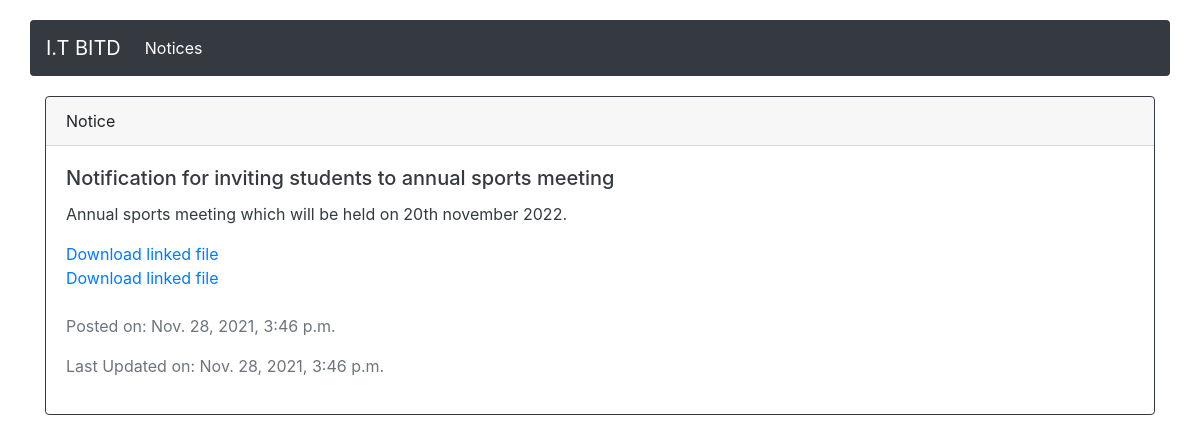
The app's page /notices/1, older data.
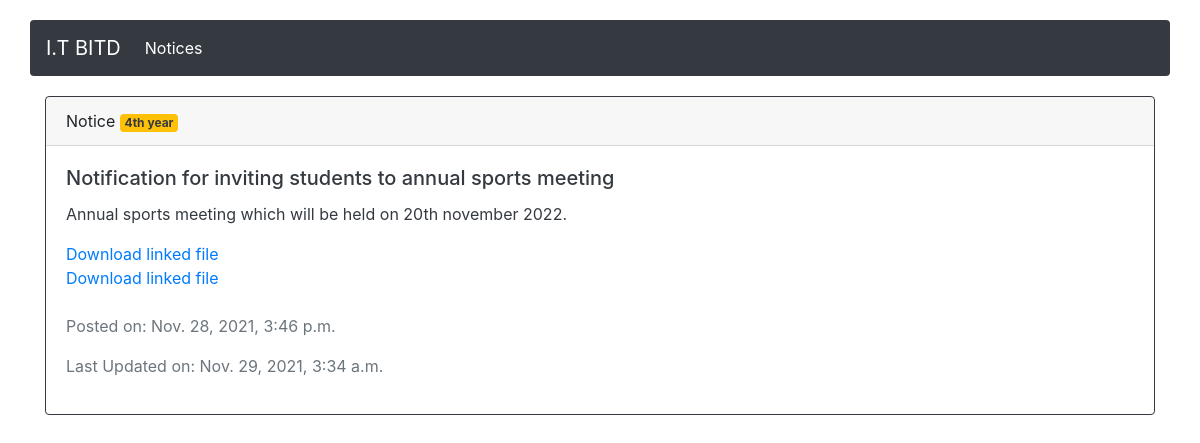
The same page, newer data.
### notices/models.py (models this page shows, shortened)
class NoticeFile(models.Model):
    file = models.FileField(upload_to="uploads/files", blank=True, null=True)
    notice = models.ForeignKey("Notice", on_delete=models.CASCADE)

class Notice(models.Model):
    title = models.CharField(max_length=256)
    content = models.TextField(null=True, blank=True)
    posted_on = models.DateTimeField(auto_now_add=True)
    updated_on = models.DateTimeField(auto_now=True)
    tags = models.ManyToManyField(YearTag, related_name="notices")

### core/models.py (models this page shows, shortened)
class YearTag(models.Model):
    title = models.CharField(max_length=16)
    year = models.IntegerField()

### notices/views.py (the view)
# urls.py: path("<int:pk>", views.NoticeDetailView.as_view(), name="notice_detail"),
class NoticeDetailView(DetailView):
    model = Notice
    template_name = "notices/detail.html"
    def get_context_data(self, **kwargs):
        context = super().get_context_data(**kwargs)
        context["files"] = NoticeFile.objects.filter(notice=self.object)
        return context

### notices/templates/notices/detail.html (shortened to what this page needs)
{% extends "base.html" %}
{% block content %}
<div class="card border-dark mb-3">
	<div class="card-header font-monospace">Notice
		{% for tag in notice.tags.all %}
		<span class="badge rounded-pill bg-warning text-dark">{{tag.title}}</span>
		{% endfor %}
	</div>
	<div class="card-body text-dark">
		<h5 class="card-title">{{object.title}}</h5>
		<p class="card-text">{{object.content}}</p>
		{% for file in files %}
		<div class="row">
			<div class="col-12">
				<a href="{{file.file.url}}" target="_blank" class="link-primary">Download linked file</a>
			</div>
		</div>
		{% endfor %}
		<div class="mt-4">
			<p class="text-muted">Posted on: {{object.posted_on}}</p>
			<p class="text-muted">Last Updated on: {{object.updated_on}}</p>
		</div>
	</div>
</div>
{% endblock %}

Row changes from the older to the newer data that the page shows:
added YearTag: title "4th year"
changed Notice "Notification for inviting students to annual sports meeting": updated_on "Nov. 28, 2021, 3:46 p.m." → "Nov. 29, 2021, 3:34 a.m."
